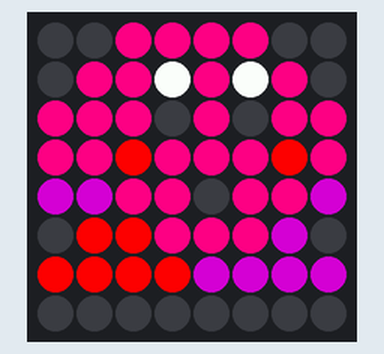
Recording of a program running on a simulated Raspberry Pi (BCM pin numbers) with a Sense HAT. Shown: the Sense HAT's 8×8 RGB LED matrix. What the program prints to the terminal is not drawn. At 0.0 s the program stops and its outputs stay as they are.

Above: at 0.1 s.

The program:

raspimon_moves.py
```python
from sense_hat import SenseHat
from time import sleep

sense = SenseHat()

#colors
r = (255, 0, 0) #red
g = (0, 255, 0) #green
b = (0, 0, 255) #blue
k = (0, 0, 0)   #blank (black)
w = (255, 255, 255) #white
c = (0, 255, 255) #cyan
y = (255, 255, 0) #yellow
o = (255, 128, 0) #orange
n = (255, 128, 128) #pink
p = (128, 0, 128) #purple
d = (255, 0, 128) #darkPink
l = (128, 255, 128) #lightGreen

open_eyes = [
k, k, d, d, d, d, k, k,
k, d, d, w, d, w, d, k,
d, d, d, k, d, k, d, d,
d, d, r, d, d, d, r, d,
p, p, d, d, k, d, d, p,
k, r, r, d, d, d, p, k,
r, r, r, r, p, p, p, p,
k, k, k, k, k, k, k, k
]

closed_eyes =[
k, k, d, d, d, d, k, k,
k, d, d, d, d, d, d, k,
d, d, d, d, d, d, d, d,
d, d, r, d, d, d, r, d,
p, p, d, d, k, d, d, p,
k, r, r, d, d, d, p, k,
r, r, r, r, p, p, p, p,
k, k, k, k, k, k, k, k
]

sense.set_pixels(open_eyes)

#Create animation below


print('Done')
```
